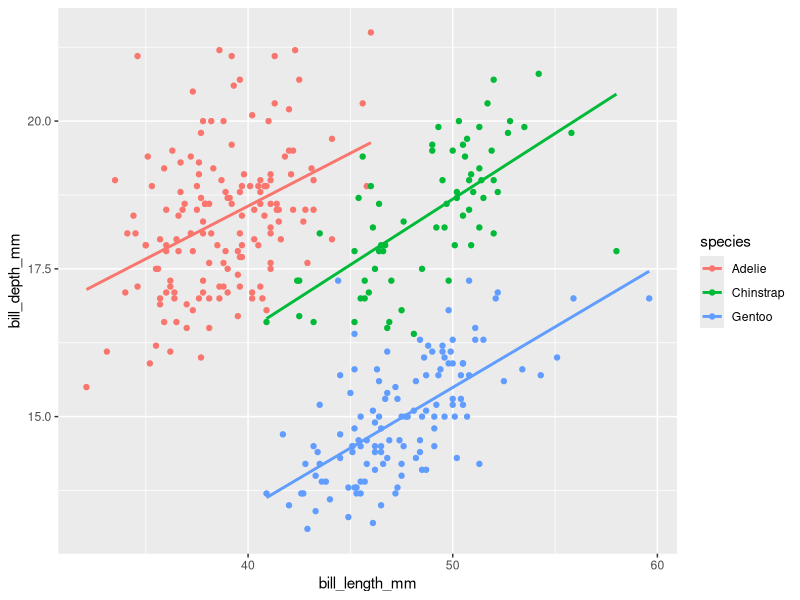
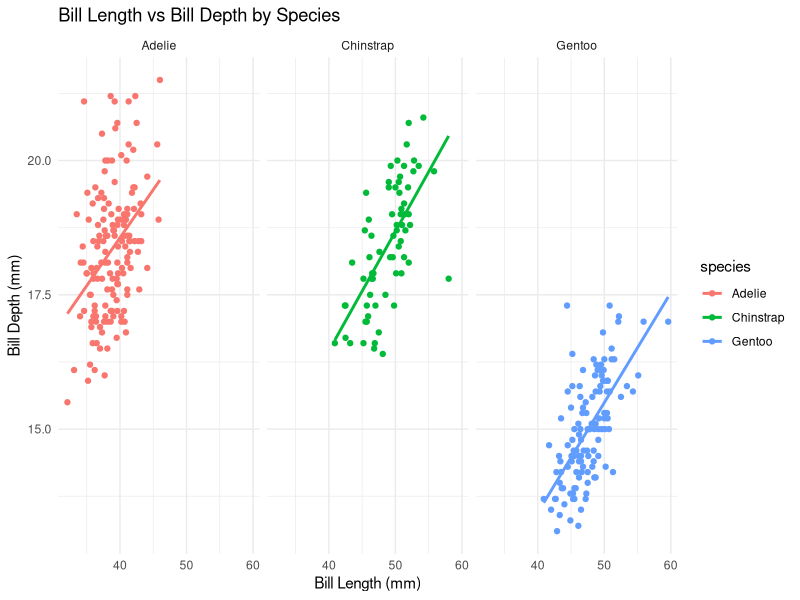

Source code (R) for these figures, in order:

            library(ggplot2)
            library(palmerpenguins)
            built_answer <- tryCatch(
                {
                    set.seed(42)
                    ggplot(penguins, aes(x = bill_length_mm, y = bill_depth_mm, colour = species)) + geom_point() + geom_smooth(method = "lm", se = FALSE)
                    suppressWarnings(
                        if (!file.exists("/sandbox/figures/bill-length_bill-depth_scatter_species_smooth_answer.png")) {
                            ggsave(
                                width = 3,
                                height = 3,
                                "/sandbox/figures/bill-length_bill-depth_scatter_species_smooth_answer.png"
                            )
                        }
                    )
                    suppressWarnings(
                        ggplot_build(last_plot())
                    )
                },
                error = function(e) {
                    'ERROR'
                }
            )
            built_submission <- tryCatch(
                {
                    set.seed(42)
                    ggplot(penguins, aes(x = bill_length_mm, y = bill_depth_mm, color = species)) +

  geom_point() +

  geom_smooth(method = "lm", se = FALSE) +

  facet_wrap(~ species) +

  labs(x = "Bill Length (mm)", y = "Bill Depth (mm)", title = "Bill Length vs Bill Depth by Species") +

  theme_minimal()
                    suppressWarnings(
                        ggsave(
                            width = 3,
                            height = 3,
                            "figures/bill-length_bill-depth_scatter_species_smooth_submission_phi4mini.png"
                        )
                    )
                    suppressWarnings(
                        ggplot_build(last_plot())
                    )
                },
                error = function(e) {
                    'ERROR'
                }
            )
            cat(isTRUE(all.equal(built_answer, built_submission)))
        
